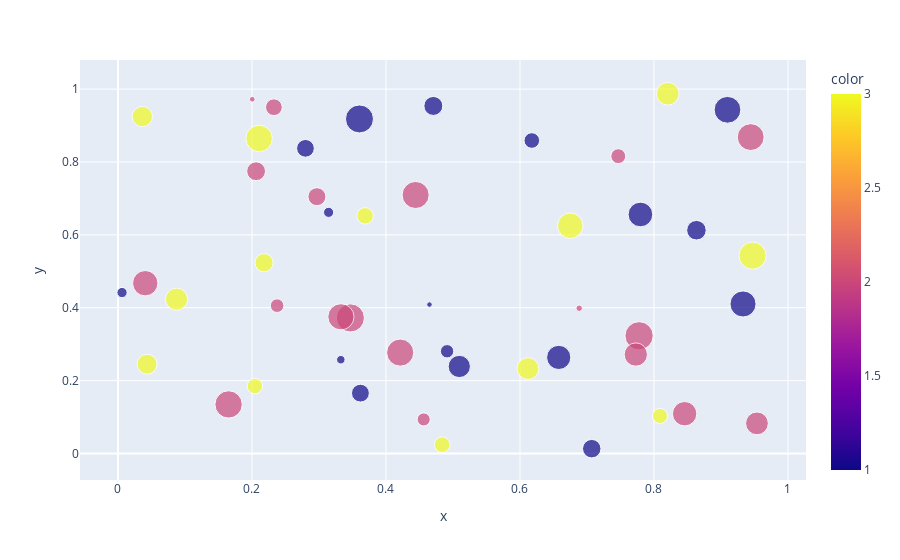

Notebook cell for this chart:
### Code cell
fig = px.scatter(df_1, x= "x", y= "y", size= "size", color= "color")
fig.show()
